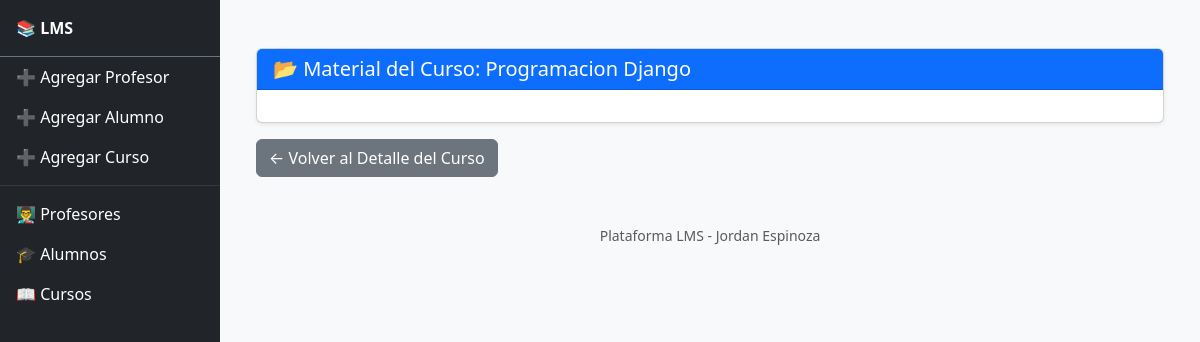
Before: /plataforma/cursos/1/materiales/ with the older database file.
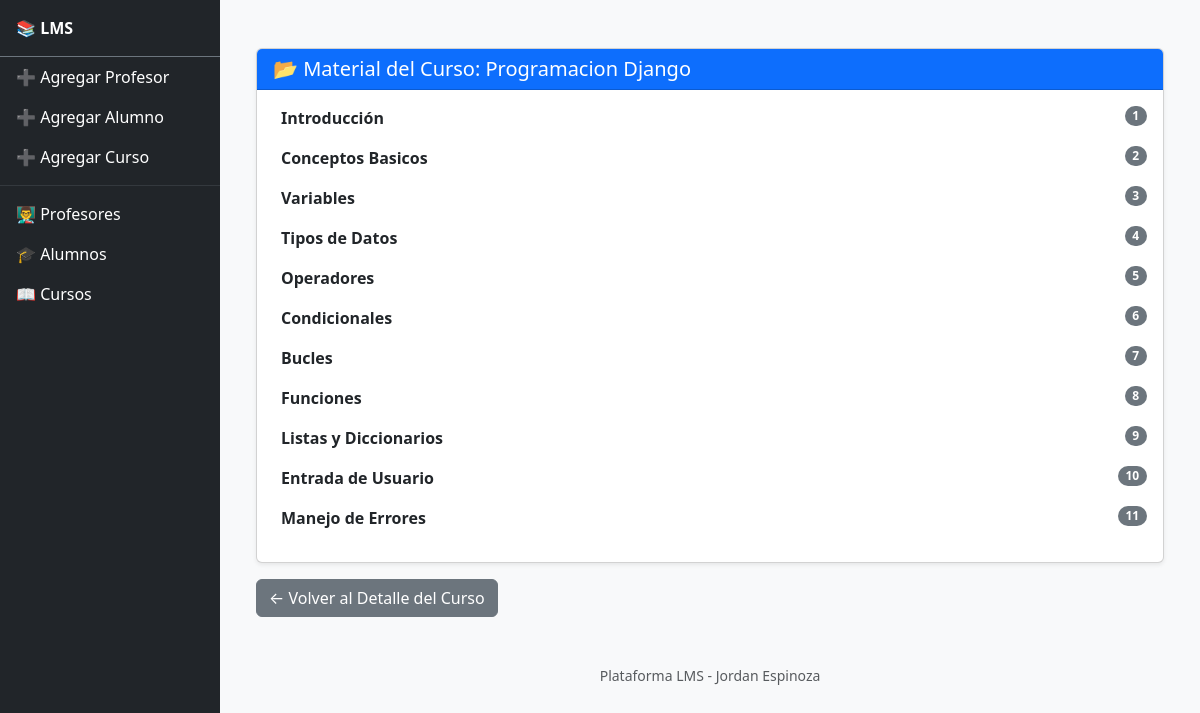
After: the same page with the newer database file.
### Plataforma/models.py (models this page shows, shortened)
class Curso(models.Model):
    MODALIDAD_CHOICES = [
        ('Mañana', 'Mañana'),
        ('Noche', 'Noche'),
        ('Fin de Semana', 'Fin de Semana'),
    ]
    nombre_curso = models.CharField(max_length=100)
    profesor_curso = models.ForeignKey(Profesor, on_delete=models.CASCADE, related_name='cursos')
    max_alumnos = models.PositiveIntegerField(default=40)  # límite
    fecha_inicio = models.DateField()
    fecha_fin = models.DateField()
    modalidad = models.CharField(max_length=100, choices=MODALIDAD_CHOICES)
    descripcion = models.TextField()

class Material(models.Model):
    curso = models.ForeignKey(Curso, on_delete=models.CASCADE, related_name='materiales')
    titulo = models.CharField(max_length=200)
    contenido_html = RichTextField()  # Usando RichTextField para contenido enriquecido
    creado_en = models.DateTimeField(auto_now_add=True)

### Plataforma/views.py (the view)
# urls.py: path('cursos/<int:curso_id>/materiales/', ver_materiales, name='ver_materiales'),
def ver_materiales(request, curso_id):
    curso = get_object_or_404(Curso, id=curso_id)
    materiales = curso.materiales.all().order_by('id')  # Usa 'materiales' porque es el related_name
    return render(request, 'plataforma/ver_materiales.html', {
        'curso': curso,
        'materiales': materiales
    })

### Plataforma/templates/plataforma/ver_materiales.html (shortened to what this page needs)
{% extends 'template_base.html' %}
{% load static %}
{% block content %}
<div class="container mt-4">
    <div class="card shadow-sm">
        <div class="card-header bg-primary text-white">
            <h5 class="mb-0">📂 Material del Curso: {{ curso.nombre_curso }}</h5>
        </div>
        <div class="card-body">
            {% for material in materiales %}
<li class="list-group-item d-flex justify-content-between align-items-start">
    <div class="ms-2 me-auto">
        <div class="fw-bold">
            <a href="{% url 'detalle_material' material.id %}" class="text-decoration-none text-dark">
                {{ material.titulo }}
            </a>
        </div>
    </div>
    <span class="badge bg-secondary rounded-pill">{{ forloop.counter }}</span>
</li>
{% endfor %}
        </div>
    </div>
    <div class="mt-3">
        <a href="{% url 'detalle_curso' curso.id %}" class="btn btn-secondary">← Volver al Detalle del Curso</a>
    </div>
</div>
{% endblock content %}

### templates/template_base.html (shortened to what this page needs)
{% load static %}
<!DOCTYPE html>
<html lang="es">
<head>
    <link href="https://cdn.jsdelivr.net/npm/bootstrap@5.3.3/dist/css/bootstrap.min.css" rel="stylesheet">
    <link rel="stylesheet" href="{% static 'css/styles.css' %}">
</head>
<body>
<div class="d-flex">
    <div class="bg-dark text-white" id="sidebar-wrapper" style="width: 220px; min-height: 100vh;">
        <a href="{% url 'home' %}" class="text-decoration-none text-white">
            <div class="sidebar-heading p-3 fw-bold border-bottom border-secondary">📚 LMS</div>
        </a>
        <div class="list-group list-group-flush">
            <a href="{% url 'agregar_profesor' %}" class="list-group-item list-group-item-action bg-dark text-white border-0">➕ Agregar Profesor</a>
            <a href="{% url 'agregar_alumno' %}" class="list-group-item list-group-item-action bg-dark text-white border-0">➕ Agregar Alumno</a>
            <a href="{% url 'agregar_curso' %}" class="list-group-item list-group-item-action bg-dark text-white border-0">➕ Agregar Curso</a>
            <hr class="text-secondary my-2">
            <a href="{% url 'listar_profesores' %}" class="list-group-item list-group-item-action bg-dark text-white border-0">👨‍🏫 Profesores</a>
            <a href="{% url 'listar_alumnos' %}" class="list-group-item list-group-item-action bg-dark text-white border-0">🎓 Alumnos</a>
            <a href="{% url 'listar_cursos' %}" class="list-group-item list-group-item-action bg-dark text-white border-0">📖 Cursos</a>
        </div>
    </div>
    <div class="flex-grow-1 p-4" style="background-color: #f8f9fa;">
        {% block content %}
        {% endblock content %}
        <footer class="text-center mt-5 text-muted">
            <p class="small">Plataforma LMS - Jordan Espinoza</p>
        </footer>
    </div>
</div>
</body>
</html>

Changed rows visible on the page:
added Material: titulo "Introducción"
added Material: titulo "Conceptos Basicos"
added Material: titulo "Variables"
added Material: titulo "Tipos de Datos"
added Material: titulo "Operadores"
added Material: titulo "Condicionales"
added Material: titulo "Bucles"
added Material: titulo "Funciones"
added Material: titulo "Listas y Diccionarios"
added Material: titulo "Entrada de Usuario"
added Material: titulo "Manejo de Errores"
